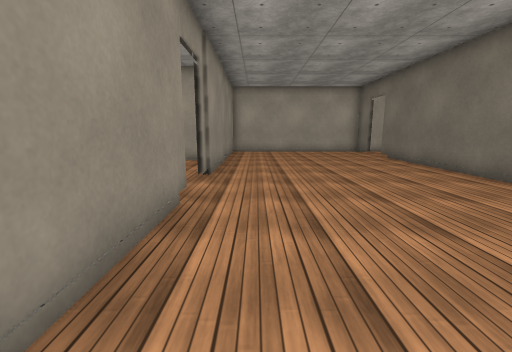
[1] (above)

16 first-person views from a walk through a Unity game level. The camera is 1.3 m above the floor, tilts 10° down and sees 90° across. The floor is counted in squares, 1 m on a side. Each view is taken from the middle of a square. On the plan, view 1 faces up. The plan holds only what a view shows up to about 13 squares ahead; the rest is blank. The place goes on beyond the plan. Door leaves are left out, so doorways stand open. Surface patterns are stand-ins for the level's own textures.

[2]
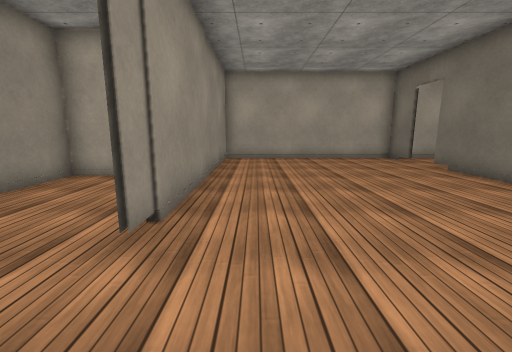

[3]
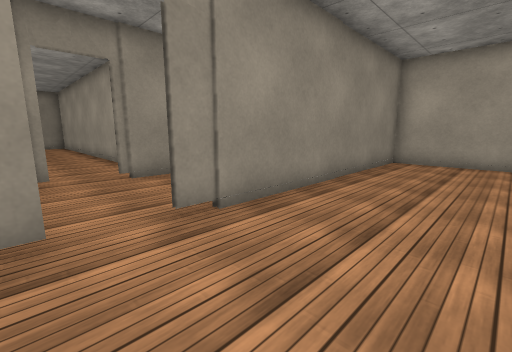

[4]
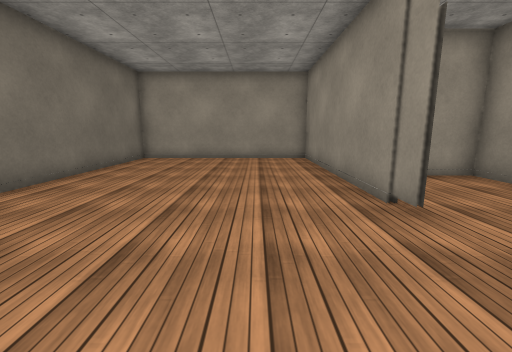

[5]
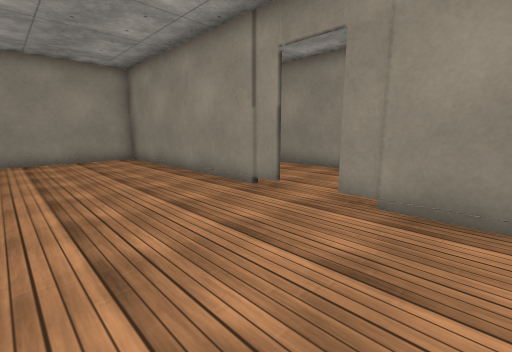

[6]
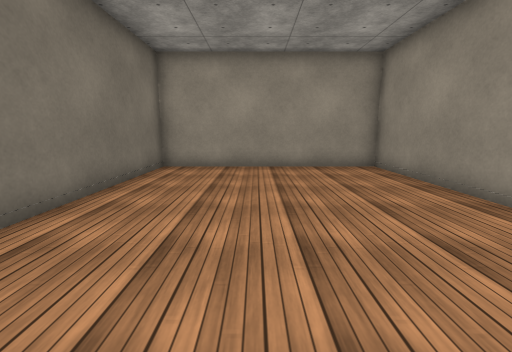

[7]
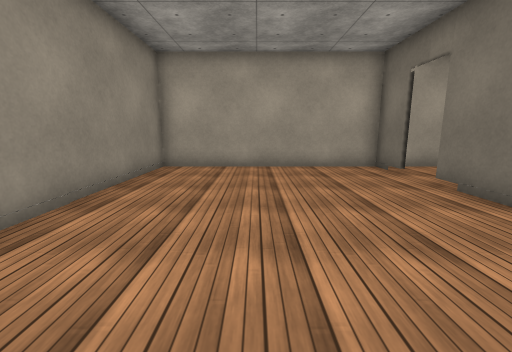

[8]
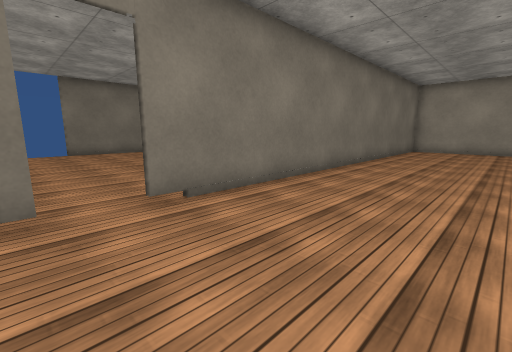

[9]
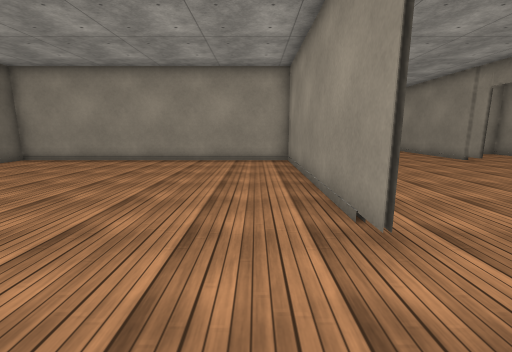

[10]
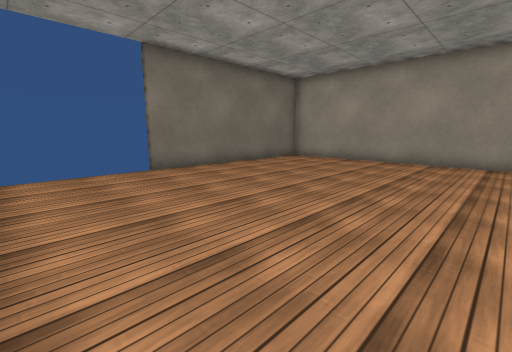

[11]
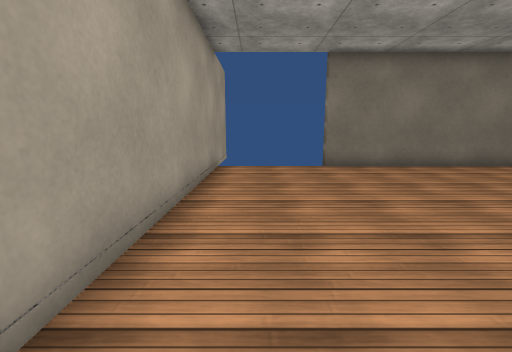

[12]
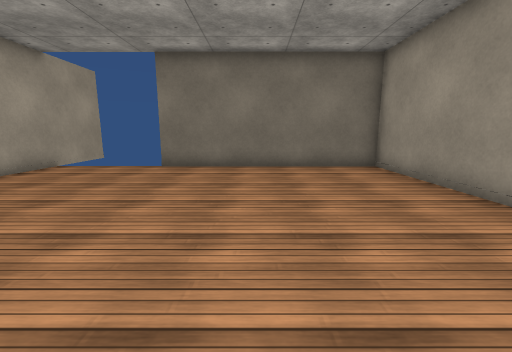

[13]
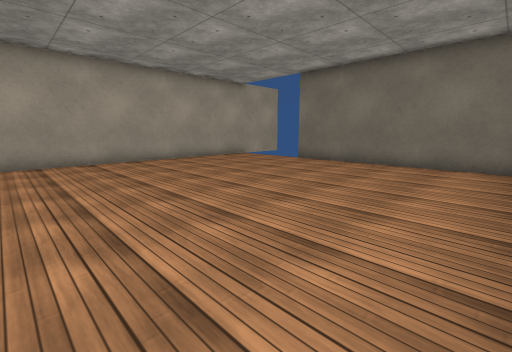

[14]
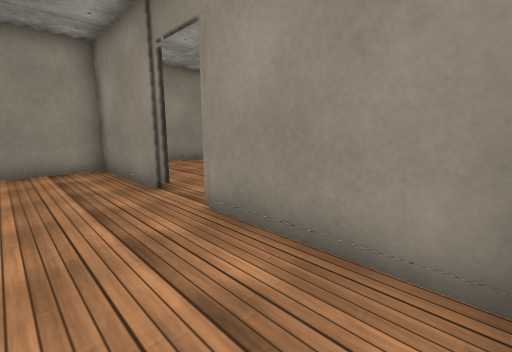

[15]
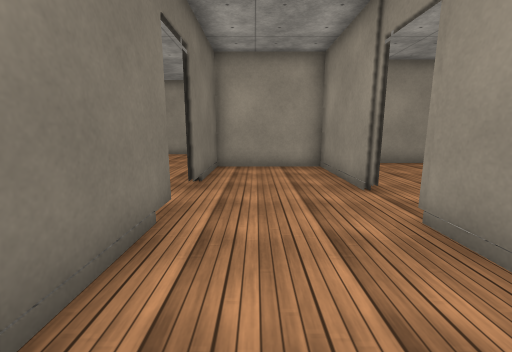

[16]
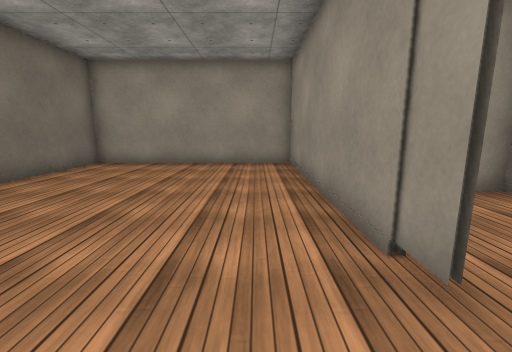

### Floor plan
Points are (right, up) in squares from view 1. A wall is a line through its corners. A room is listed if a view was taken in it or the views show most of it. See-through windows are left out.
Room 1 (views 1, 2, 3, 4, 5, 6, 7, 8, 16)
walls: (-1.4, 5.2) (-1.4, -3.4) (6.4, -3.4) (6.4, 13.2); (6.4, 14.8) (6.4, 16.4) (-1.4, 16.4) (-1.4, 6.8)
ways out: open door at (6.5, 14) to room 2; open door at (-1.5, 6) to room 3
Room 2 (views 9, 10, 11, 12, 13)
walls: (6.5, 13.2) (6.5, 4.5) (18.4, 4.5) (18.4, 12.5); (19.5, 16.4) (7.5, 16.4)
ways out: open door at (6.5, 14) to room 1
Room 3 (views 14, 15)
walls: (-5.4, 5.8) (-5.4, 1.6) (-1.6, 1.6) (-1.6, 5.2); (-1.6, 6.8) (-1.6, 9.8); (-2.5, 11.4) (-5.4, 11.4) (-5.4, 7.1)
ways out: open door at (-1.5, 6) to room 1; open door at (-6.1, 6.9)

Where each view was taken, in squares from view 1:
view 1: 0 up, 0 right, facing up
view 2: 4 up, 0 right, facing up
view 3: 5 up, 2 right, facing up-left
view 4: 9 up, 1 right, facing down
view 5: 9 up, 3 right, facing down-left
view 6: 6 up, 3 right, facing down
view 7: 7 up, 2 right, facing up
view 8: 15 up, 2 right, facing down-right
view 9: 16 up, 8 right, facing down
view 10: 16 up, 10 right, facing down-right
view 11: 15 up, 9 right, facing right
view 12: 9 up, 9 right, facing right
view 13: 5 up, 8 right, facing up-right
view 14: 11 up, 3 left, facing down-left
view 15: 11 up, 3 left, facing down
view 16: 7 up, 0 right, facing down
